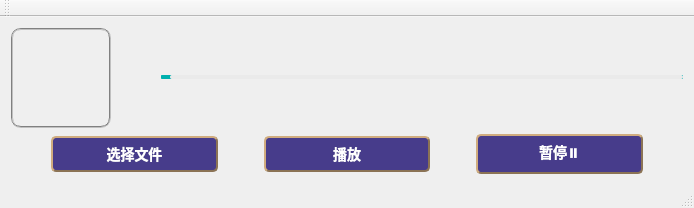
<?xml version="1.0" encoding="UTF-8"?>
<ui version="4.0">
 <class>MainWindow</class>
 <widget class="QMainWindow" name="MainWindow">
  <property name="geometry">
   <rect>
    <x>0</x>
    <y>0</y>
    <width>694</width>
    <height>208</height>
   </rect>
  </property>
  <property name="windowTitle">
   <string>MainWindow</string>
  </property>
  <property name="styleSheet">
   <string notr="true">MainWindow{border:2px groove gray;border-radius:10px;padding:2px 4px;}</string>
  </property>
  <widget class="QWidget" name="centralWidget">
   <property name="styleSheet">
    <string notr="true">#centralWidget{border-image: url(:/back/dog);}</string>
   </property>
   <layout class="QGridLayout" name="gridLayout">
    <item row="0" column="0">
     <layout class="QHBoxLayout" name="horizontalLayout">
      <property name="spacing">
       <number>0</number>
      </property>
      <item>
       <widget class="QLabel" name="headshot">
        <property name="minimumSize">
         <size>
          <width>100</width>
          <height>100</height>
         </size>
        </property>
        <property name="styleSheet">
         <string notr="true">border-image: url(:/back/man);
border:2px groove gray;border-radius:10px;padding:2px 4px;</string>
        </property>
        <property name="text">
         <string/>
        </property>
       </widget>
      </item>
      <item>
       <spacer name="horizontalSpacer">
        <property name="orientation">
         <enum>Qt::Horizontal</enum>
        </property>
        <property name="sizeType">
         <enum>QSizePolicy::Preferred</enum>
        </property>
        <property name="sizeHint" stdset="0">
         <size>
          <width>50</width>
          <height>20</height>
         </size>
        </property>
       </spacer>
      </item>
      <item>
       <widget class="QSlider" name="slider">
        <property name="styleSheet">
         <string notr="true">/*滑块的样式*/
QSlider::groove:horizontal {
border: 1px solid #00B0AE;
background: #00B0AE;
height: 2px;
border-radius: 1px;
padding-left:0px;
padding-right:0px;
}
 
/*滑块经过的颜色:前面的颜色*/
QSlider::sub-page:horizontal {
background: #00B0AE;
border: 1px solid #00B0AE;
height: 2px;
border-radius: 2px;
}
 
QSlider::add-page:horizontal {
background: #EAEAEA;
border: 0px solid #EAEAEA;
height: 2px;
border-radius: 2px;
}
QSlider::handle:horizontal 
{
    background: qradialgradient(spread:pad, cx:0.5, cy:0.5, radius:0.5, fx:0.5, fy:0.5, 
    stop:0.6 #00B0AE,stop:0.98409 rgba(255, 255, 255, 255));
 
    width: 15px;
    margin-top: -6px;
    margin-bottom: -6px;
    border-radius: 5px;
}
 
QSlider::handle:horizontal:hover {
    background: qradialgradient(spread:pad, cx:0.5, cy:0.5, radius:0.5, fx:0.5, fy:0.5, 
    stop:0.6 #00B0AE,stop:0.98409 rgba(255, 255, 255, 255));
 
    width: 15px;
    margin-top: -6px;
    margin-bottom: -6px;
    border-radius: 5px;
}</string>
        </property>
        <property name="orientation">
         <enum>Qt::Horizontal</enum>
        </property>
       </widget>
      </item>
     </layout>
    </item>
    <item row="1" column="0">
     <layout class="QHBoxLayout" name="horizontalLayout_2">
      <item>
       <spacer name="horizontalSpacer_2">
        <property name="orientation">
         <enum>Qt::Horizontal</enum>
        </property>
        <property name="sizeType">
         <enum>QSizePolicy::Preferred</enum>
        </property>
        <property name="sizeHint" stdset="0">
         <size>
          <width>40</width>
          <height>20</height>
         </size>
        </property>
       </spacer>
      </item>
      <item>
       <widget class="QPushButton" name="select">
        <property name="styleSheet">
         <string notr="true">QPushButton
{
	background-color: #473C8B; /*背景色*/ 
	border-style: outset;
	border-width: 2px;
	border-radius:5px; /*边界圆滑*/
	border-color: #8B7355;
	font: bold 14px;
	min-width:2em;
	color:white; /*字体颜色*/
	font-family:华文新魏;
	padding: 5px;
}
 
QPushButton:hover
{
	background-color: rgb(0, 150, 0);
}
 
QPushButton:pressed
{
	background-color: #1E90FF; /*伪状态经过时背景色*/ 
	border-style: inset;
}
QPushButton:!enabled{
	background-color: rgb(100, 100, 100);
	border-style: inset;
}</string>
        </property>
        <property name="text">
         <string>选择文件</string>
        </property>
       </widget>
      </item>
      <item>
       <spacer name="horizontalSpacer_3">
        <property name="orientation">
         <enum>Qt::Horizontal</enum>
        </property>
        <property name="sizeType">
         <enum>QSizePolicy::Preferred</enum>
        </property>
        <property name="sizeHint" stdset="0">
         <size>
          <width>40</width>
          <height>20</height>
         </size>
        </property>
       </spacer>
      </item>
      <item>
       <widget class="QPushButton" name="play">
        <property name="styleSheet">
         <string notr="true">QPushButton
{
	background-color: #473C8B; /*背景色*/ 
	border-style: outset;
	border-width: 2px;
	border-radius:5px; /*边界圆滑*/
	border-color: #8B7355;
	font: bold 14px;
	min-width:2em;
	color:white; /*字体颜色*/
	font-family:华文新魏;
	padding: 5px;
}
 
QPushButton:hover
{
	background-color: rgb(0, 150, 0);
}
 
QPushButton:pressed
{
	background-color: #1E90FF; /*伪状态经过时背景色*/ 
	border-style: inset;
}
QPushButton:!enabled{
	background-color: rgb(100, 100, 100);
	border-style: inset;
}</string>
        </property>
        <property name="text">
         <string>播放</string>
        </property>
       </widget>
      </item>
      <item>
       <spacer name="horizontalSpacer_4">
        <property name="orientation">
         <enum>Qt::Horizontal</enum>
        </property>
        <property name="sizeType">
         <enum>QSizePolicy::Preferred</enum>
        </property>
        <property name="sizeHint" stdset="0">
         <size>
          <width>40</width>
          <height>20</height>
         </size>
        </property>
       </spacer>
      </item>
      <item>
       <widget class="QPushButton" name="stop">
        <property name="styleSheet">
         <string notr="true">QPushButton
{
	background-color: #473C8B; /*背景色*/ 
	border-style: outset;
	border-width: 2px;
	border-radius:5px; /*边界圆滑*/
	border-color: #8B7355;
	font: bold 14px;
	min-width:2em;
	color:white; /*字体颜色*/
	font-family:华文新魏;
	padding: 5px;
}
 
QPushButton:hover
{
	background-color: rgb(0, 150, 0);
}
 
QPushButton:pressed
{
	background-color: #1E90FF; /*伪状态经过时背景色*/ 
	border-style: inset;
}
QPushButton:!enabled{
	background-color: rgb(100, 100, 100);
	border-style: inset;
}</string>
        </property>
        <property name="text">
         <string>暂停⏸</string>
        </property>
       </widget>
      </item>
      <item>
       <spacer name="horizontalSpacer_5">
        <property name="orientation">
         <enum>Qt::Horizontal</enum>
        </property>
        <property name="sizeType">
         <enum>QSizePolicy::Preferred</enum>
        </property>
        <property name="sizeHint" stdset="0">
         <size>
          <width>40</width>
          <height>20</height>
         </size>
        </property>
       </spacer>
      </item>
     </layout>
    </item>
   </layout>
  </widget>
  <widget class="QMenuBar" name="menuBar">
   <property name="geometry">
    <rect>
     <x>0</x>
     <y>0</y>
     <width>694</width>
     <height>23</height>
    </rect>
   </property>
  </widget>
  <widget class="QToolBar" name="mainToolBar">
   <attribute name="toolBarArea">
    <enum>TopToolBarArea</enum>
   </attribute>
   <attribute name="toolBarBreak">
    <bool>false</bool>
   </attribute>
  </widget>
  <widget class="QStatusBar" name="statusBar"/>
 </widget>
 <layoutdefault spacing="6" margin="11"/>
 <resources/>
 <connections/>
</ui>
